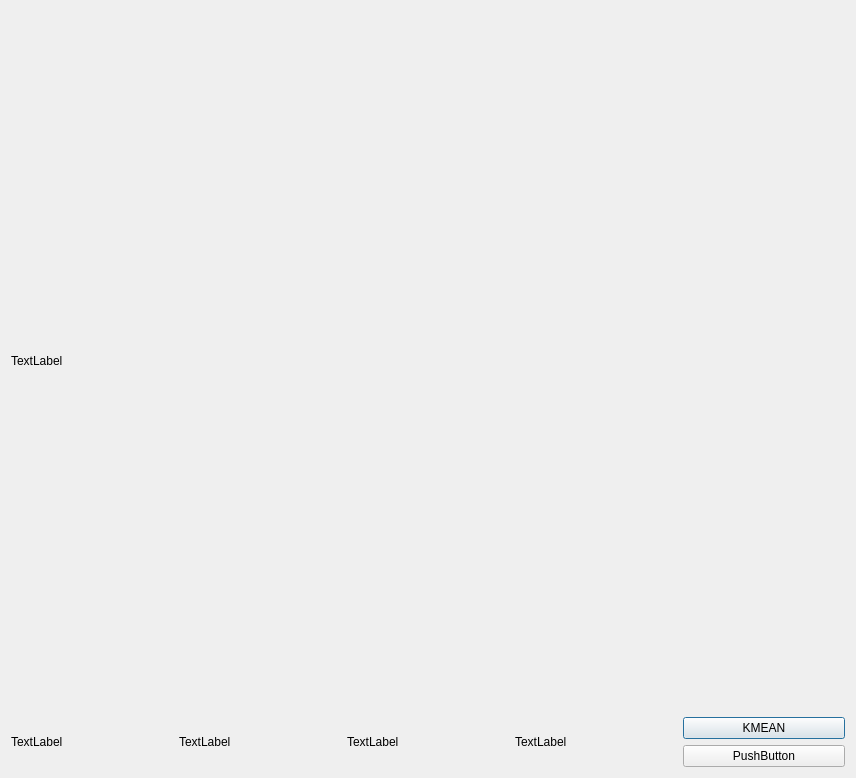
<?xml version="1.0" encoding="UTF-8"?>
<ui version="4.0">
 <class>KMeanDialog</class>
 <widget class="QDialog" name="KMeanDialog">
  <property name="geometry">
   <rect>
    <x>0</x>
    <y>0</y>
    <width>856</width>
    <height>778</height>
   </rect>
  </property>
  <property name="windowTitle">
   <string>Dialog</string>
  </property>
  <layout class="QGridLayout" name="gridLayout">
   <item row="0" column="0" colspan="5">
    <widget class="QLabel" name="label">
     <property name="text">
      <string>TextLabel</string>
     </property>
    </widget>
   </item>
   <item row="1" column="0" rowspan="2">
    <widget class="QLabel" name="label_2">
     <property name="text">
      <string>TextLabel</string>
     </property>
    </widget>
   </item>
   <item row="1" column="1" rowspan="2">
    <widget class="QLabel" name="label_3">
     <property name="text">
      <string>TextLabel</string>
     </property>
    </widget>
   </item>
   <item row="1" column="2" rowspan="2">
    <widget class="QLabel" name="label_4">
     <property name="text">
      <string>TextLabel</string>
     </property>
    </widget>
   </item>
   <item row="1" column="3" rowspan="2">
    <widget class="QLabel" name="label_5">
     <property name="text">
      <string>TextLabel</string>
     </property>
    </widget>
   </item>
   <item row="1" column="4">
    <widget class="QPushButton" name="pushButton">
     <property name="text">
      <string>KMEAN</string>
     </property>
    </widget>
   </item>
   <item row="2" column="4">
    <widget class="QPushButton" name="pushButton_2">
     <property name="text">
      <string>PushButton</string>
     </property>
    </widget>
   </item>
  </layout>
 </widget>
 <resources/>
 <connections/>
</ui>
